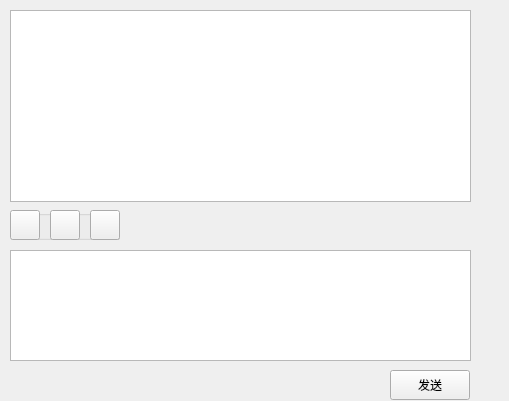
<?xml version="1.0" encoding="UTF-8"?>
<ui version="4.0">
 <class>chatdialog</class>
 <widget class="QWidget" name="chatdialog">
  <property name="geometry">
   <rect>
    <x>0</x>
    <y>0</y>
    <width>509</width>
    <height>401</height>
   </rect>
  </property>
  <property name="windowTitle">
   <string>Form</string>
  </property>
  <widget class="QTextBrowser" name="tb_chat">
   <property name="geometry">
    <rect>
     <x>10</x>
     <y>10</y>
     <width>461</width>
     <height>192</height>
    </rect>
   </property>
   <property name="minimumSize">
    <size>
     <width>461</width>
     <height>192</height>
    </size>
   </property>
   <property name="maximumSize">
    <size>
     <width>461</width>
     <height>192</height>
    </size>
   </property>
  </widget>
  <widget class="QTextEdit" name="textEdit">
   <property name="geometry">
    <rect>
     <x>10</x>
     <y>250</y>
     <width>461</width>
     <height>111</height>
    </rect>
   </property>
   <property name="minimumSize">
    <size>
     <width>461</width>
     <height>111</height>
    </size>
   </property>
   <property name="maximumSize">
    <size>
     <width>461</width>
     <height>111</height>
    </size>
   </property>
  </widget>
  <widget class="QPushButton" name="pb_send">
   <property name="geometry">
    <rect>
     <x>390</x>
     <y>370</y>
     <width>80</width>
     <height>30</height>
    </rect>
   </property>
   <property name="text">
    <string>发送</string>
   </property>
  </widget>
  <widget class="QGroupBox" name="groupBox">
   <property name="geometry">
    <rect>
     <x>10</x>
     <y>210</y>
     <width>110</width>
     <height>30</height>
    </rect>
   </property>
   <property name="title">
    <string/>
   </property>
   <widget class="QPushButton" name="pb_tool1">
    <property name="geometry">
     <rect>
      <x>0</x>
      <y>0</y>
      <width>30</width>
      <height>30</height>
     </rect>
    </property>
    <property name="text">
     <string/>
    </property>
   </widget>
   <widget class="QPushButton" name="pb_tool2">
    <property name="geometry">
     <rect>
      <x>40</x>
      <y>0</y>
      <width>30</width>
      <height>30</height>
     </rect>
    </property>
    <property name="text">
     <string/>
    </property>
   </widget>
   <widget class="QPushButton" name="pb_tool3">
    <property name="geometry">
     <rect>
      <x>80</x>
      <y>0</y>
      <width>30</width>
      <height>30</height>
     </rect>
    </property>
    <property name="text">
     <string/>
    </property>
   </widget>
  </widget>
 </widget>
 <resources/>
 <connections/>
</ui>
